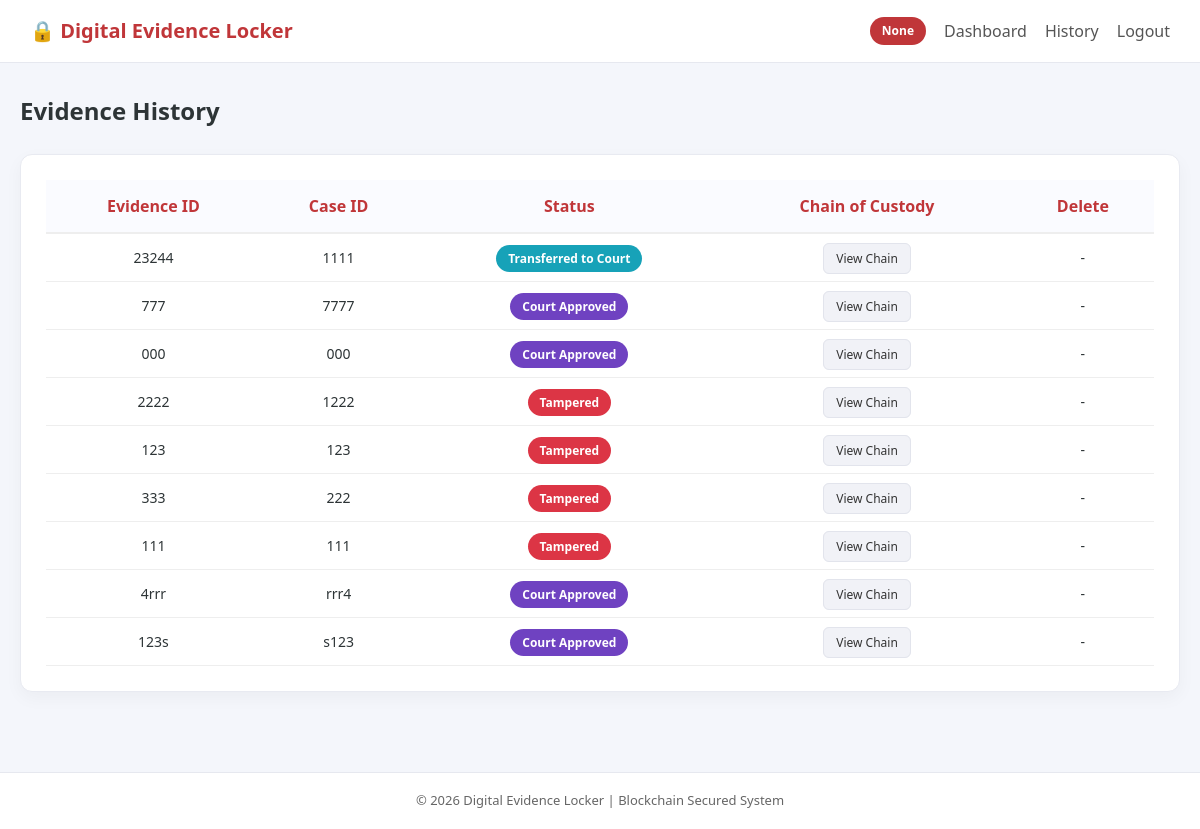
Before: /history (signed in) with the older database file.
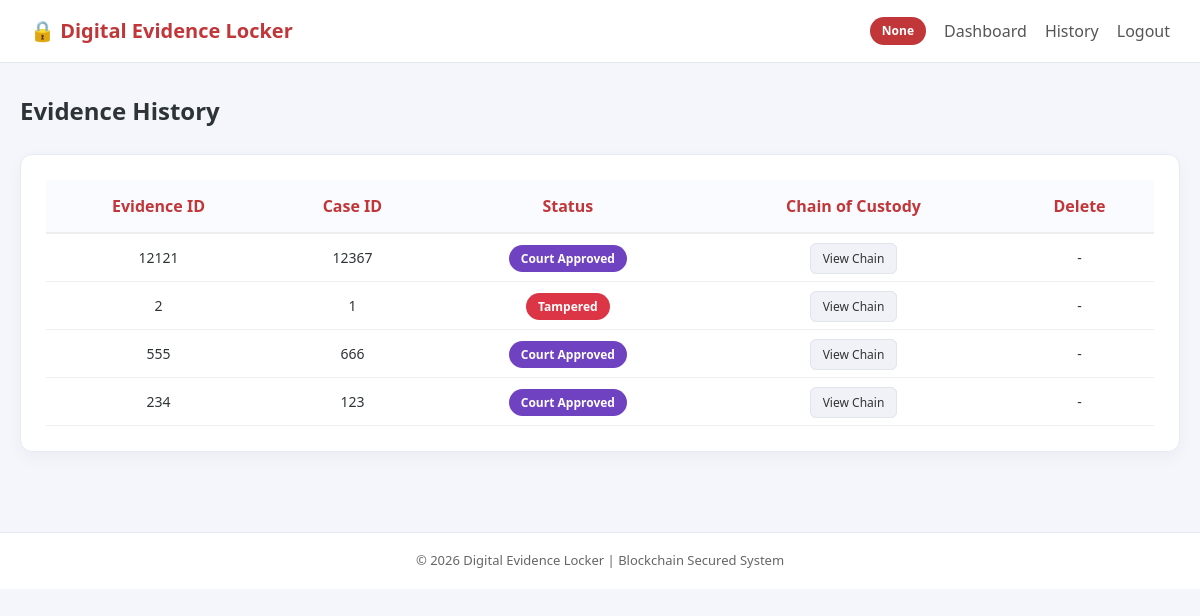
After: the same page with the newer database file.
### tables this page shows
CREATE TABLE evidence (
        id INTEGER PRIMARY KEY AUTOINCREMENT,
        evidence_id TEXT UNIQUE,
        case_id TEXT,
        filename TEXT,
        file_path TEXT,
        file_hash TEXT,
        uploaded_by TEXT,
        status TEXT,
        current_role TEXT,
        forensic_remarks TEXT,
        court_remarks TEXT,
        forensic_report TEXT,
        timestamp TEXT
    );

### app.py (the view)
@app.route("/history")
def history():
    if "username" not in session:
        return redirect("/")
    evidence_data = fetch_all_evidence()
    return render_template("history.html", evidence=evidence_data)

### database.py (called while the page is built)
def fetch_all_evidence():
    conn = sqlite3.connect(DB_NAME)
    cur = conn.cursor()
    cur.execute("SELECT * FROM evidence ORDER BY id DESC")
    rows = cur.fetchall()
    conn.close()
    return rows

### templates/history.html
{% extends "base.html" %}
{% block content %}
<div class="dashboard-header">
  <h1>Evidence History</h1>
</div>
<div class="table-card">
<table>
<thead>
<tr>
<th>Evidence ID</th>
<th>Case ID</th>
<th>Status</th>
<th>Chain of Custody</th>
<th>Delete</th>
</tr>
</thead>
<tbody>
{% for row in evidence %}
<tr>
<td>{{ row[1] }}</td>
<td>{{ row[2] }}</td>
<td>
<span class="status {{ row[7]|lower|replace(' ','-') }}">
{{ row[7] }}
</span>
</td>
<td>
<a href="{{ url_for('chain', evidence_id=row[1]) }}" class="small-btn">
View Chain
</a>
</td>
{% if role == "Court" %}
<td>
<form method="POST" action="{{ url_for('delete_evidence', evidence_id=row[1]) }}">
<input type="password" name="delete_password" placeholder="Delete Password" required>
<button class="small-btn">Delete</button>
</form>
</td>
{% else %}
<td>-</td>
{% endif %}
</tr>
{% endfor %}
</tbody>
</table>
</div>
{% endblock %}

### templates/base.html (shortened to what this page needs)
<!DOCTYPE html>
<html lang="en">
<head>
  <link rel="stylesheet" href="{{ url_for('static', filename='style.css') }}">
</head>
<body>
  <nav class="navbar">
    <div class="logo">
      🔒 Digital Evidence Locker
    </div>
    {% if session.get("username") %}
    <div class="nav-right">
      <span class="role-badge">
        {{ session.get("role") }}
      </span>
      <a href="{{ url_for('dashboard') }}">Dashboard</a>
      {% if session.get("role") != "Police" %}
      <a href="{{ url_for('history') }}">History</a>
      {% endif %}
      <a href="{{ url_for('logout') }}" class="logout">Logout</a>
    </div>
    {% endif %}
  </nav>
  <div class="container">
    {% block content %}{% endblock %}
  </div>
  <footer class="footer">
    <p>© {{ 2026 }} Digital Evidence Locker | Blockchain Secured System</p>
  </footer>
</body>
</html>

### static/style.css (style rules this page uses)
* { margin:0; padding:0; box-sizing:border-box; }
body { font-family:"Segoe UI",Arial,sans-serif; background:#f4f6fb; color:#2d3436; line-height:1.5; }
.container { max-width:1200px; margin:auto; padding:30px 20px; }
.navbar { background:white; border-bottom:1px solid #e6e8ef; padding:16px 30px; display:flex; justify-content:space-between; align-items:center; }
.logo { font-size:20px; font-weight:700; color:#c03639; }
.nav-right { display:flex; align-items:center; gap:18px; }
.nav-right a { text-decoration:none; font-weight:500; color:#555; transition:0.2s; }
.logout { color:#c03639; }
.dashboard-header { display:flex; justify-content:space-between; align-items:center; margin-bottom:25px; }
.dashboard-header h1 { font-size:24px; font-weight:600; }
.role-badge { background:#c03639; color:white; padding:5px 12px; border-radius:20px; font-size:12px; font-weight:600; }
.table-card { background:white; padding:25px; border-radius:12px; border:1px solid #e8eaf1; box-shadow:0 6px 18px rgba(0,0,0,0.04); overflow-x:auto; }
table { width:100%; border-collapse:collapse; min-width:700px; }
th { background:#fafbff; padding:14px; text-align:center; font-weight:600; color:#c03639; border-bottom:2px solid #eee; }
td { padding:13px; border-bottom:1px solid #eee; text-align:center; font-size:14px; }
.small-btn { padding:6px 12px; border-radius:6px; font-size:12px; text-decoration:none; background:#f1f2f7; color:#333; border:1px solid #e2e4ec; transition:0.2s; }
.status { padding:5px 12px; border-radius:20px; font-size:12px; font-weight:600; color:white; }
.status.court-approved { background:#6f42c1; }
.status.tampered { background:#dc3545; }
.footer { text-align:center; padding:18px; margin-top:50px; background:white; border-top:1px solid #e6e8ef; font-size:13px; color:#666; }

Changed rows visible on the page:
removed evidence: evidence "23244", case "1111", status "Transferred to Court"
removed evidence: evidence "777", case "7777", status "Court Approved"
removed evidence: evidence "000", case "000", status "Court Approved"
removed evidence: evidence "2222", case "1222", status "Tampered"
removed evidence: evidence "123", case "123", status "Tampered"
changed evidence (number 1 of 4 on the later page): evidence "333" → "12121"; case "222" → "12367"; status "Tampered" → "Court Approved"
changed evidence "Tampered": evidence "111" → "2"; case "111" → "1"
changed evidence (number 3 of 4 on the later page): evidence "4rrr" → "555"; case "rrr4" → "666"
changed evidence (number 4 of 4 on the later page): evidence "123s" → "234"; case "s123" → "123"
